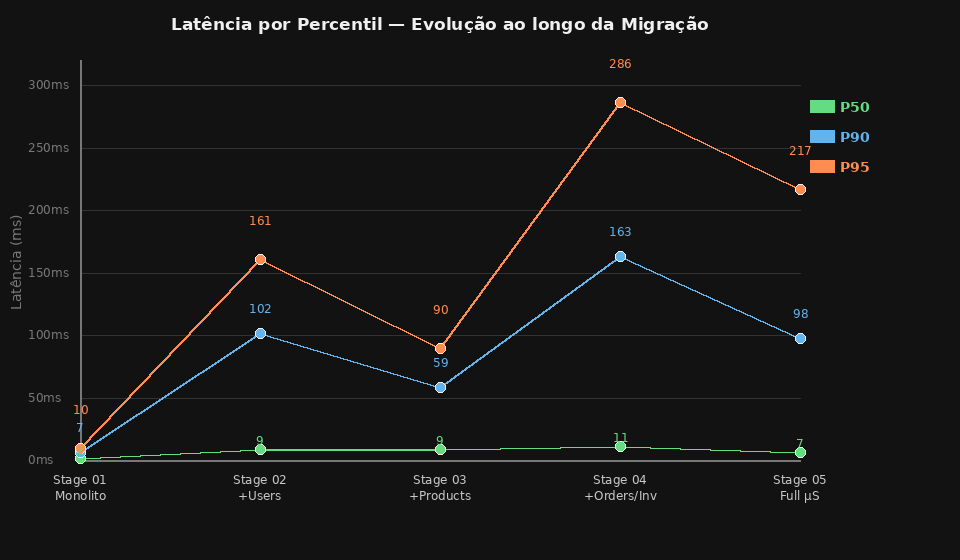

The Python source for this figure:
from PIL import Image, ImageDraw, ImageFont
import os

stages_labels = ["Stage 01\nMonolito", "Stage 02\n+Users", "Stage 03\n+Products", "Stage 04\n+Orders/Inv", "Stage 05\nFull µS"]

data = {
    "P50":  [1.98,   9.43,   9.13,   11.42,   6.52],
    "P90":  [6.92,  102.05,  58.83,  163.34,  97.98],
    "P95":  [10.12, 160.89,  90.19,  286.41, 216.99],
}

COLORS = {
    "P50": (100, 220, 130),   # green
    "P90": (99,  179, 237),   # blue
    "P95": (255, 140,  80),   # orange
}

W, H = 960, 560
PAD_L, PAD_R, PAD_T, PAD_B = 80, 160, 60, 100
CHART_W = W - PAD_L - PAD_R
CHART_H = H - PAD_T - PAD_B

BG    = (18, 18, 18)
GRID  = (50, 50, 50)
TITLE = (240, 240, 240)
LABEL = (200, 200, 200)
AXIS  = (120, 120, 120)

img  = Image.new("RGB", (W, H), BG)
draw = ImageDraw.Draw(img)

try:
    font_sm    = ImageFont.truetype("/usr/share/fonts/truetype/dejavu/DejaVuSans.ttf", 12)
    font_md    = ImageFont.truetype("/usr/share/fonts/truetype/dejavu/DejaVuSans.ttf", 14)
    font_bold  = ImageFont.truetype("/usr/share/fonts/truetype/dejavu/DejaVuSans-Bold.ttf", 14)
    font_title = ImageFont.truetype("/usr/share/fonts/truetype/dejavu/DejaVuSans-Bold.ttf", 17)
except:
    font_sm = font_md = font_bold = font_title = ImageFont.load_default()

min_val, max_val = 0, 320
y_ticks = [0, 50, 100, 150, 200, 250, 300]

def to_px(val):
    return PAD_T + CHART_H - int(((val - min_val) / (max_val - min_val)) * CHART_H)

def to_x(i):
    return PAD_L + int((i / (len(stages_labels) - 1)) * CHART_W)

# grid + y labels
for t in y_ticks:
    y = to_px(t)
    draw.line([(PAD_L, y), (PAD_L + CHART_W, y)], fill=GRID, width=1)
    draw.text((PAD_L - 52, y - 8), f"{t}ms", font=font_sm, fill=AXIS)

# axes
draw.line([(PAD_L, PAD_T), (PAD_L, PAD_T + CHART_H)], fill=AXIS, width=2)
draw.line([(PAD_L, PAD_T + CHART_H), (PAD_L + CHART_W, PAD_T + CHART_H)], fill=AXIS, width=2)

# lines + dots per metric
for metric, values in data.items():
    color = COLORS[metric]
    points = [(to_x(i), to_px(v)) for i, v in enumerate(values)]
    for i in range(len(points) - 1):
        draw.line([points[i], points[i+1]], fill=color, width=2)
    for x, y in points:
        r = 5
        draw.ellipse([(x-r, y-r), (x+r, y+r)], fill=color, outline=TITLE, width=1)

# value labels — only P95 to avoid clutter, offset others slightly
label_offsets = {"P50": -2, "P90": -18, "P95": -32}
for metric, values in data.items():
    color = COLORS[metric]
    for i, v in enumerate(values):
        x, y = to_x(i), to_px(v)
        txt = f"{v:.0f}"
        bbox = draw.textbbox((0,0), txt, font=font_sm)
        tw = bbox[2] - bbox[0]
        offset = label_offsets[metric]
        draw.text((x - tw//2, y + offset - 14), txt, font=font_sm, fill=color)

# stage labels on x axis
for i, label in enumerate(stages_labels):
    x = to_x(i)
    for j, line in enumerate(label.split("\n")):
        bbox = draw.textbbox((0,0), line, font=font_sm)
        tw = bbox[2] - bbox[0]
        draw.text((x - tw//2, PAD_T + CHART_H + 12 + j*16), line, font=font_sm, fill=LABEL)

# legend (right side)
legend_x = W - PAD_R + 10
legend_y = PAD_T + 40
for metric, color in COLORS.items():
    draw.rectangle([(legend_x, legend_y), (legend_x + 24, legend_y + 12)], fill=color)
    draw.text((legend_x + 30, legend_y - 1), metric, font=font_bold, fill=color)
    legend_y += 30

# title
title = "Latência por Percentil — Evolução ao longo da Migração"
bbox = draw.textbbox((0,0), title, font=font_title)
tw = bbox[2] - bbox[0]
draw.text(((W - PAD_R - PAD_L - tw)//2 + PAD_L, 14), title, font=font_title, fill=TITLE)

# y-axis label
y_label = "Latência (ms)"
bbox = draw.textbbox((0,0), y_label, font=font_md)
th = bbox[2] - bbox[0]
label_img = Image.new("RGBA", (th + 4, 20), (0,0,0,0))
ld = ImageDraw.Draw(label_img)
ld.text((0, 0), y_label, font=font_md, fill=AXIS)
label_rot = label_img.rotate(90, expand=True)
img.paste(label_rot, (8, PAD_T + CHART_H//2 - label_rot.height//2), label_rot)

out = os.path.join(os.path.dirname(__file__), "latency_comparison.png")
img.save(out, dpi=(150, 150))
print(f"Saved: {out}")
